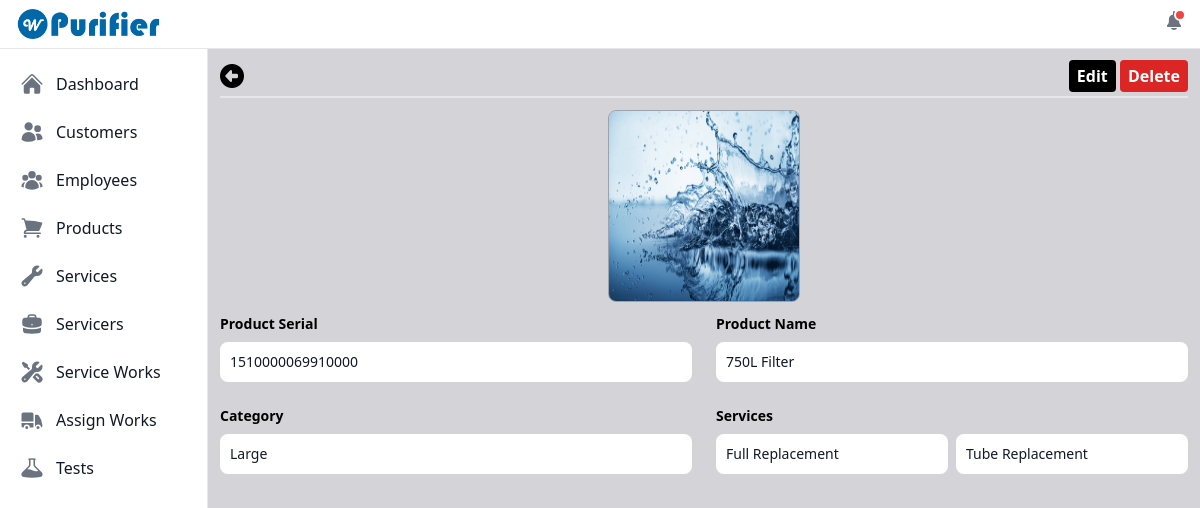
Page /each_product/f31c5814-8cd8-4eb1-8a5d-3ade2ab57c23 (signed in) on the committed database.
### purifier/models.py (models this page shows, shortened)
class Product(models.Model):
    id = models.UUIDField(primary_key=True, default=uuid.uuid4, unique=True, editable=False)
    product_serial = models.CharField(max_length=100, blank=True, unique=True)
    category = models.ForeignKey(Category, on_delete=models.SET_NULL, blank=True, null=True)
    name = models.CharField(max_length=100)
    image = models.ImageField(null=True, blank=True, upload_to="product_images/")
    services = models.ManyToManyField(Service, blank=True)
    created_on = models.DateField(auto_now_add=True)

class Category(models.Model):
    id = models.UUIDField(primary_key=True, default=uuid.uuid4, unique=True, editable=False)
    image = models.ImageField(null=True, blank=True, upload_to="category_images/")
    name = models.CharField(max_length=50)
    def __str__(self) -> str:
        return self.name

class Service(models.Model):
    id = models.UUIDField(primary_key=True, default=uuid.uuid4, unique=True, editable=False)
    name = models.CharField(max_length=180)
    def __str__(self) -> str:
        return self.name

### purifier/views.py (the view)
# urls.py: path('each_product/<uuid:id>', views.viewAndUpdateEachProduct, name='each_product'),
@login_required
def viewAndUpdateEachProduct(request, id):
    product = get_object_or_404(Product, pk=id)
    product_form = ProductForm(instance=product)
    if request.method == 'POST':
        product_form = ProductForm(request.POST, request.FILES, instance=product)
        if product_form.is_valid():
            product_form.save()
            return redirect(reverse('purifier:each_product', kwargs={'id': product.id}))
    context = {'product_form': product_form, 'product': product}
    return render(request, 'product/each_product.html', context)

### user_management/models.py (called while the page is built)
    def __str__(self):
        return self.username

### purifier/templates/product/each_product.html (shortened to what this page needs)
{% extends "index.html" %}
{% load static %}
{% block content %}
    <div>
        <form method="post" action="{% url "purifier:each_product" product.id %}" enctype="multipart/form-data">
            <div class="flex justify-between">
                <a href="{% url "purifier:view_products" %}" class="text-2xl font-bold rounded text-black"><i class="fa-solid fa-circle-left"></i></a>
                <div>
                    <button type="button" id="openProductEditBtn" class="bg-black p-1 px-2 mb-1 text-base font-bold rounded text-white cursor-pointer"><label for="openProductEdit" id="openProductEditLabel" class="cursor-pointer">Edit</label></button>
                    <button type="button" id="productDeleteBtn" class="bg-red-600 p-1 px-2 mb-1 text-base font-bold rounded text-white" data-modal-target="delete-modal" data-modal-toggle="delete-modal">Delete</button>
                </div>
            </div>
            <hr class="border dark:border-gray-800">
            <div class="mt-3">
                <div class="flex justify-center">
                    {% if product.image %}
                        <img src="{{ product.image.url }}" id="product-image" alt="Profile not loading..." class="object-fill h-48 w-48 border border-gray-400 rounded-lg">
                    {% else %}
                        <img src="{% static 'images/empty_img.jpg' %}" id="productDefaultImage" alt="Image not loading..." class="object-fill h-48 w-48 border border-gray-400 rounded-lg">
                    {% endif %}
                </div>
                <div class="grid gap-6 mb-6 md:grid-cols-2 mt-3">
                    <div>
                        <label for="formProductSerial" class="block mb-2 text-sm font-bold text-black">Product Serial</label>
                        {{ product_form.product_serial }}
                    </div>
                    <div>
                        <label for="formProductName" class="block mb-2 text-sm font-bold text-black">Product Name</label>
                        {{ product_form.name }}
                    </div>
                    <div>
                        <label for="formProductCategory" class="block mb-2 text-sm font-bold text-black">Category</label>
                        <input type="text" class="bg-white text-gray-900 text-sm rounded-lg border-none focus:ring-blue-500 block w-full p-2.5" id="categoryReadonly" value="{{ product.category }}" readonly>
                    </div>
                    <div>
                        <label for="formProductServices" class="block mb-2 text-sm font-bold text-black">Services</label>
                        <div id="servicesView" class="grid grid-cols-2 gap-2">
                            {% for service in product.services.all  %}
                            <input type="text" id="eachProductService" class="bg-white text-gray-900 text-sm rounded-lg border-none focus:ring-blue-500 block w-full p-2.5" value="{{service}}" readonly>
                            {% endfor %}
                        </div>
                    </div>
                </div>
            </div>
        </form>
    </div>
{% endblock content %}

### rows in the picture
Product: image (picture), product_serial "1510000069910000", name "750L Filter", category "Large"
Service: name "Full Replacement"
Service: name "Tube Replacement"
